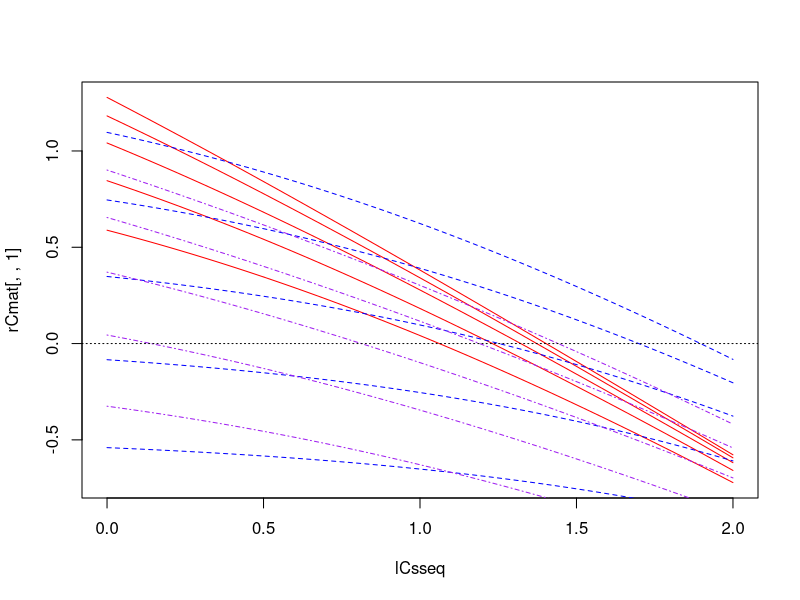
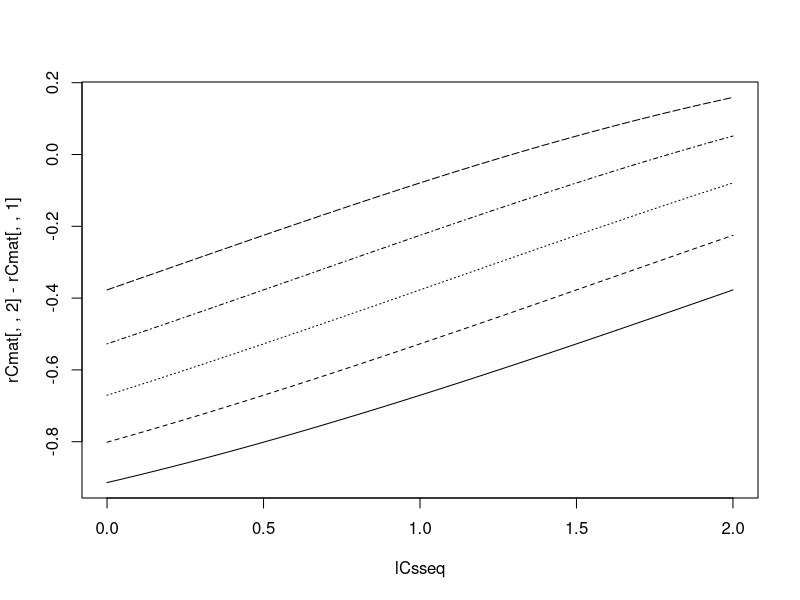
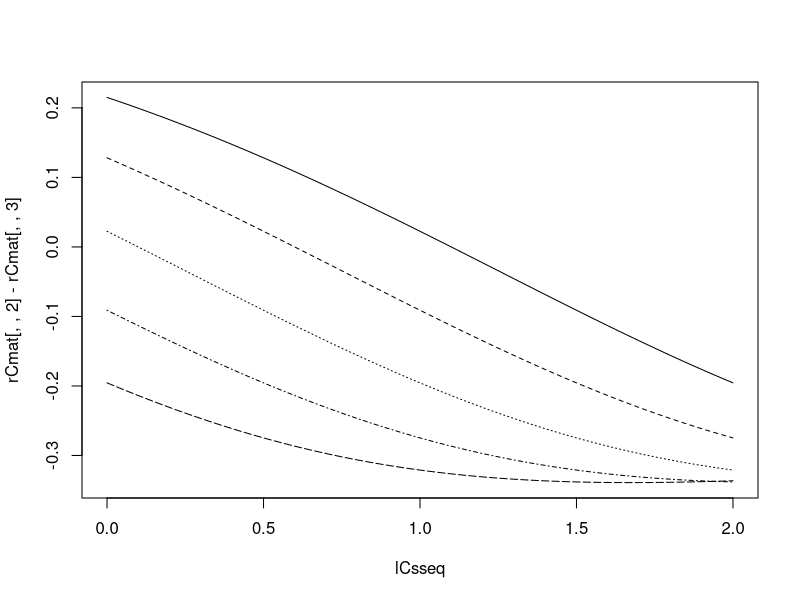
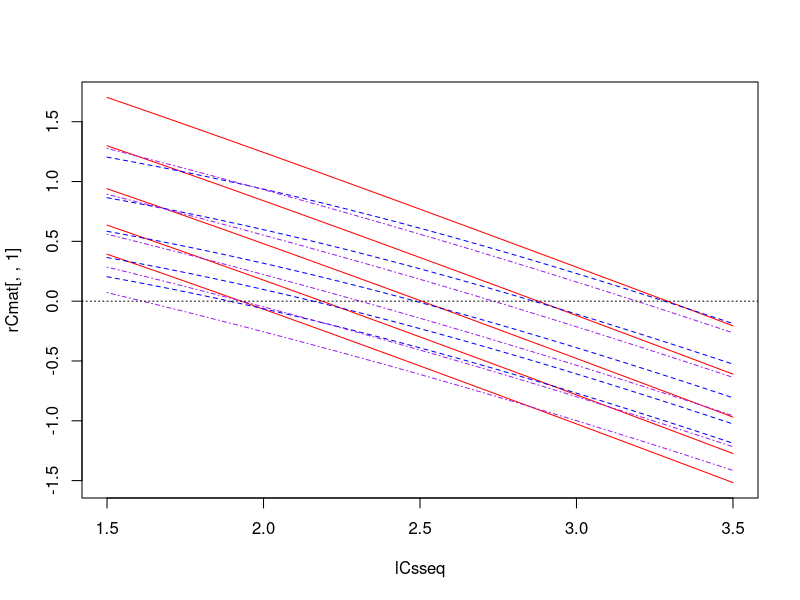
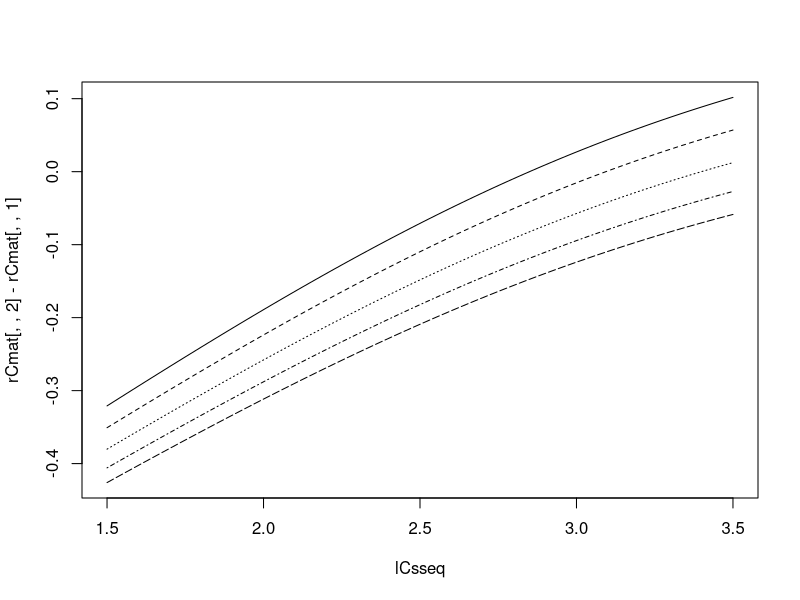
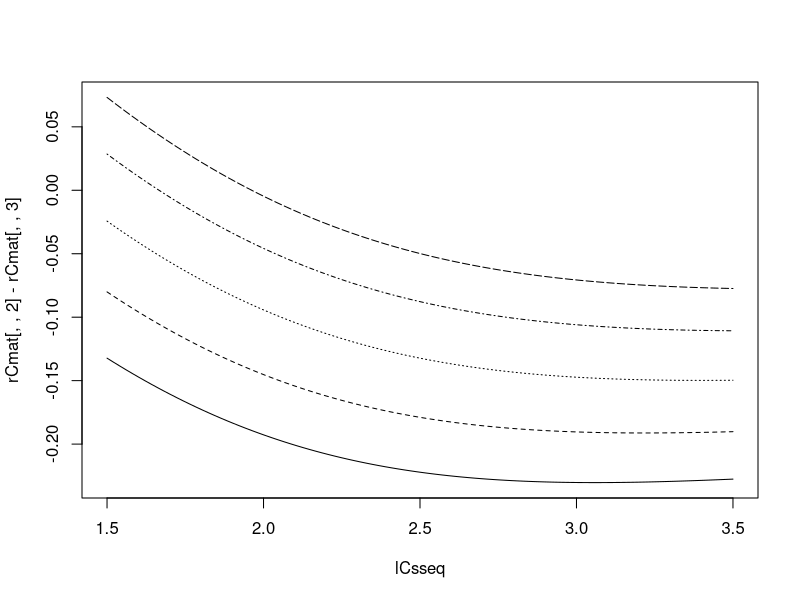
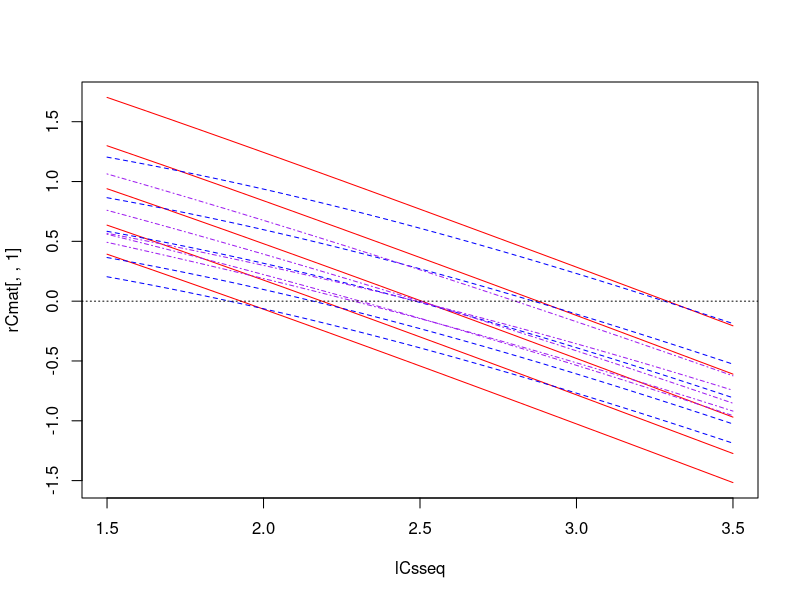
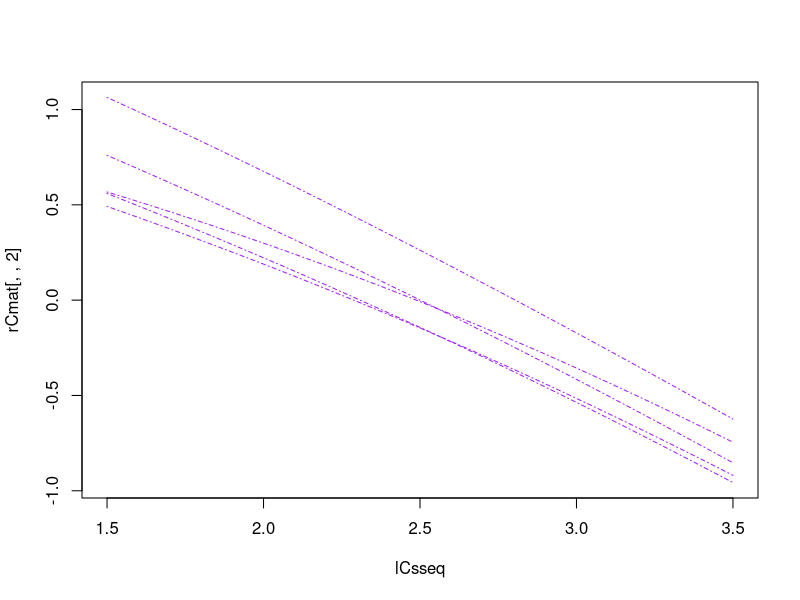

Here is the R script that generated these plots, in order: (Note: this script raises an error after producing the figures.)
### Investigate consumer-resource dynamics with multiple prey species using method ###
### from Geritz & Kisdi 2004 J Theor Biol                                          ###

# TODO: sort out uniroot function so that doesn't crash when no root

require(deSolve)

# Without consumer mortality ----------------------------------------------

f <- function(R,C,p=0.5,a=1,h=0){
  p*a*R*C / (1 + p*a*h*R)
}

g <- function(R,u,v){
  u - v*R
}

# g1 <- function(R,u1,K1){
#   u1*(1 - R/K1)
# }
#  # v = u/K

# g2 <- function(R,r=1,K=10){
#   R*r*(1 - R/K)
# }

dR <- function(R,C,p,a,h,u,v){
  g(R,u,v) - f(R,C,p,a,h)
}

kisdi_int <- function(nt,R1,R2,C,p,a,alpha=0.85,delta=0.1){
  Ei <- alpha * ( f(R1,C,p,a) +  f(R2,C,(1-p),a) )  # inflow rate of eggs
  Eo <- -delta                # outflow rate of eggs
  if(is.finite(nt)){
    return( 1/Eo * ( exp(Eo*(nt+log(Ei)/Eo)) - Ei ) )
  }
  if(!is.finite(nt)){
    return( -Ei/Eo )
  }
  # integral of eggs over time interval t
  # in this simple case, can be calculated explicitly at any given t
  # (i.e. no need for numerical integration)
  # (calculated with help from Shaopeng)
  # *only works for h=0*
}

kisdi_ode <- function(nt,R1,R2,C,p,a,h,alpha=0.85,delta=0.1){
  kidsi_cont <- function(t,y,parms=NULL){
    E <- y[1]
    dE <- alpha * ( f(R1,C,p,a,h) +  f(R2,C,(1-p),a,h) ) - delta * E  
    list(dE)
  }
  Et <- ode(y=c(E0=0),times=c(0,nt),func=kidsi_cont,parms=NULL)
  return(Et[2,2])
    # [2,2] because have to include t=0 in integration
}

### Breakdown

# curve(kisdi_int(t=x,R=1,C=1),xlim=c(0,100))
# curve(kisdi_int(t=10,R=x,C=1),xlim=c(0,10))
  # absolute growth rate is 
  # - saturating function of t
  # - linear function of resource availability (but this is set by C)

### Population growth rates

rC <- function(Cs,nt,p=0.5,q=0.5,a=1,h=0,u1=1,u2=0.5,v1=5,v2=0.5){
  
  if(q>0){
  try1 <- try(
    root1 <- uniroot(dR,C=Cs,p=p,a=a,h=h,u=q*u1,v=v1,lower=10^-10,upper=10^10) 
    )
  if(class(try1)=="try-error") K1s <- NA
  else K1s <- root1$root
  }
  else K1s <- 0
  
  if(q<1){
    try2 <- try(
      root2 <- uniroot(dR,C=Cs,p=(1-p),a=a,h=h,u=(1-q)*u2,v=v2,lower=10^-10,upper=10^10)
      )
    if(class(try2)=="try-error") K2s <- NA
    else K2s <- root2$root
  }
  else K2s <- 0

    # resource Ks adjust instantly to current C density
  if(h==0) Es <- kisdi_int(nt=nt,R1=K1s,R2=K2s,C=Cs,p=p,a=a)
  if(h>0) Es <- kisdi_ode(nt=nt,R1=K1s,R2=K2s,C=Cs,p=p,a=a,h=h)
    # C eggs accumulate over interval
  rC <- log(Es/Cs)
    # Change in C = new eggs - death of all adults
  return(rC)
}

np <- 3
na <- 5
nCs <- 100

pseq <- seq(0,1,length.out=np)
aseq <- exp(seq(-1,1,length.out=na))

### Fluctuating attack rates

lCsseq <- seq(0,2,length.out=nCs)
Csseq <- exp(lCsseq)

qseq <- pseq!=0.5
rCmat <- array(dim=c(nCs,na,np))
for(i in 1:nCs){
  for(j in 1:na){
    for(k in 1:np){
      rCmat[i,j,k] <- rC(Cs=Csseq[i],nt=Inf,p=pseq[k],a=aseq[j],
                         u1=1,u2=0.5,q=pseq[k]) # nt=0.1
    }
  }
}
  
require(fields)
matplot(lCsseq,rCmat[,,1],type="l",col="red",lty=1)
matplot(lCsseq,rCmat[,,3],type="l",col="blue",lty=2,add=T)
matplot(lCsseq,rCmat[,,2],type="l",col="purple",lty=4,add=T)
abline(h=0,lty=3)

rCmat[,5,] - rCmat[,1,]

matplot(lCsseq, rCmat[,,2] - rCmat[,,1], col="black", type="l")
  # difference increasing -> generalist more stable
matplot(lCsseq, rCmat[,,2] - rCmat[,,3], col="black", type="l")
  # difference decreasing -> generalist less stable

### Synchronised resource fluctuations (DI)

lCsseq <- seq(1.5,3.5,length.out=nCs)
Csseq <- exp(lCsseq)

rCmat <- array(dim=c(nCs,na,np))
for(i in 1:nCs){
  for(j in 1:na){
    for(k in 1:np){
      rCmat[i,j,k] <- rC(Cs=Csseq[i],pseq[k],nt=Inf,
                         u1=1+aseq[j],u2=0.5+aseq[j],q=pseq[k])
    }
  }
}

require(fields)
matplot(lCsseq,rCmat[,,1],type="l",col="red",lty=1)
matplot(lCsseq,rCmat[,,3],type="l",col="blue",lty=2,add=T)
matplot(lCsseq,rCmat[,,2] ,type="l",col="purple",lty=4,add=T)
abline(h=0,lty=3)

rCmat[,5,] - rCmat[,1,] # density-independent 

matplot(lCsseq, rCmat[,,2] - rCmat[,,1], col="black", type="l")
  # difference increasing -> generalist more stable
matplot(lCsseq, rCmat[,,2] - rCmat[,,3], col="black", type="l")
  # difference decreasing -> generalist less stable

### Opposite resource fluctuations

lCsseq <- seq(1.5,3.5,length.out=nCs)
Csseq <- exp(lCsseq)

rCmat <- array(dim=c(nCs,na,np))
for(i in 1:nCs){
  for(j in 1:na){
    for(k in 1:np){
      rCmat[i,j,k] <- rC(Cs=Csseq[i],pseq[k],nt=Inf,
                         u1=1+aseq[j],u2=0.5+rev(aseq)[j],q=pseq[k])
    }
  }
}

require(fields)
matplot(lCsseq,rCmat[,,1],type="l",col="red",lty=1)
matplot(lCsseq,rCmat[,,3],type="l",col="blue",lty=2,add=T)
matplot(lCsseq,rCmat[,,2] ,type="l",col="purple",lty=4,add=T)
abline(h=0,lty=3)

matplot(lCsseq,rCmat[,,2] ,type="l",col="purple",lty=4)

rCmat[,5,] - rCmat[,1,] # density-independent 

matplot(lCsseq, rCmat[,,2] - rCmat[,,1], col="black", type="l")
# difference increasing -> generalist more stable
matplot(lCsseq, rCmat[,,2] - rCmat[,,3], col="black", type="l")
# difference decreasing (slightly) -> generalist less stable

# Handling time analyses --------------------------------------------------

### Attack rates

lCsseq <- seq(0,3,length.out=nCs)
Csseq <- exp(lCsseq)

rCmat <- array(dim=c(nCs,na,np))
for(i in 1:nCs){
  for(j in 1:na){
    for(k in 1:np){
      rCmat[i,j,k] <- rC(Cs=Csseq[i],nt=100,p=pseq[k],a=aseq[j],h=1,
                         u1=1,u2=0.5,v1=5,v2=0.5,q=pseq[k]
                         )
    }
  }
}

require(fields)
matplot(lCsseq,rCmat[,,1],type="l",col="red",lty=1)
matplot(lCsseq,rCmat[,,3],type="l",col="blue",lty=2,add=T)
matplot(lCsseq,rCmat[,,2],type="l",col="purple",lty=4,add=T)
abline(h=0,lty=3)

matplot(lCsseq,rCmat[,5,] - rCmat[,1,], type="l",col=c("red","purple","blue")) 
 # density-*dependent*

matplot(lCsseq, rCmat[,,2] - rCmat[,,1], col="black", type="l")
# difference increasing -> generalist more stable
matplot(lCsseq, rCmat[,,2] - rCmat[,,3], col="black", type="l")
# difference decreasing -> generalist less stable

### Resource growth

lCsseq <- seq(1.5,3.5,length.out=nCs)
Csseq <- exp(lCsseq)

rCmat <- array(dim=c(nCs,na,np))
for(i in 1:nCs){
  for(j in 1:na){
    for(k in 1:np){
      rCmat[i,j,k] <- rC(Cs=Csseq[i],nt=100,p=pseq[k],a=1,h=2,
                         u1=1+aseq[j],u2=0.5+aseq[j],v1=5,v2=0.5,q=pseq[k]
      )
    }
  }
}

require(fields)
matplot(lCsseq,rCmat[,,1],type="l",col="red",lty=1)
matplot(lCsseq,rCmat[,,3],type="l",col="blue",lty=2,add=T)
matplot(lCsseq,rCmat[,,2],type="l",col="purple",lty=4,add=T)
abline(h=0,lty=3)

matplot(lCsseq,rCmat[,5,] - rCmat[,1,], type="l") # slightly density-*dependent*

matplot(lCsseq, rCmat[,,2] - rCmat[,,1], col="black", type="l")
# difference increasing -> generalist more stable
matplot(lCsseq, rCmat[,,2] - rCmat[,,3], col="black", type="l")
# difference decreasing -> generalist less stable

### Temporal dynamics

C0 <- 0.1
ns <- 20
sseq <- 1:ns
nt <- 0.1

Cs <- Es <- K1s <- K2s <- vector()
for(s in 1:ns){
  Cs[s] <- ifelse(s==1,C0,Es[s-1])
  
  try1 <- try(  root1 <- uniroot(dR1,C=Cs[s],lower=10^-10,upper=10^10)$root )
  if(class(try1)=="try-error") K1s[s] <- NA
  else K1s[s] <- root1 
  
  try2 <- try(  root2 <- uniroot(dR2,C=Cs[s],lower=10^-10,upper=10^10)$root )
  if(class(try2)=="try-error") K2s[s] <- NA
  else K2s[s] <- root2
  
  Es[s] <- kisdi_int(t=nt,R=K1s[s]+K2s[s],C=Cs[s])
}
  # still doesn't work

matplot(sseq,log(cbind(K1s,K2s,Cs)),type="l",lty=1)

# With consumer mortality -------------------------------------------------

kisdi <- function(y,R1,R2,a,mu,delta){ 
  
  R1 <- y[1]
  R2 <- y[2]
  E  <- y[3]
  C  <- y[4]
  
  dR1 <- R1*g1(R1) - a*R1*C
  dR2 <- R2*g2(R2) - a*R2*C
  dE  <- alpha*a*C*(R1+R2) - delta*E
  dC  <- -mu*C
  
  list(c(dR1,dR2,dE,dC))
  
}

# ode1 <- ode(y=c(R0=R0,C0=C0),times=tseq,func=romac_dis,parms=NULL)
